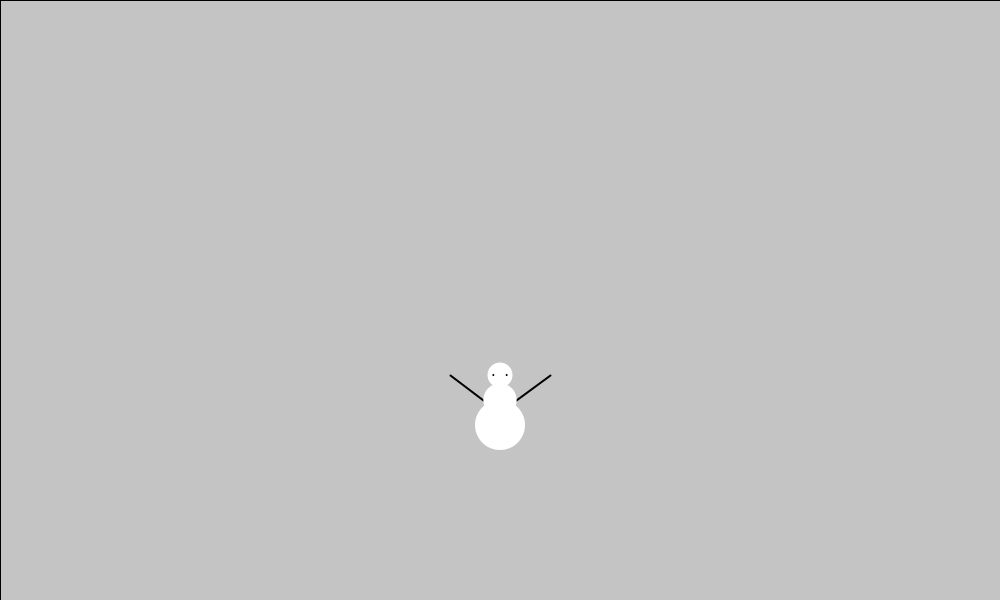
Frame 1 (no input)
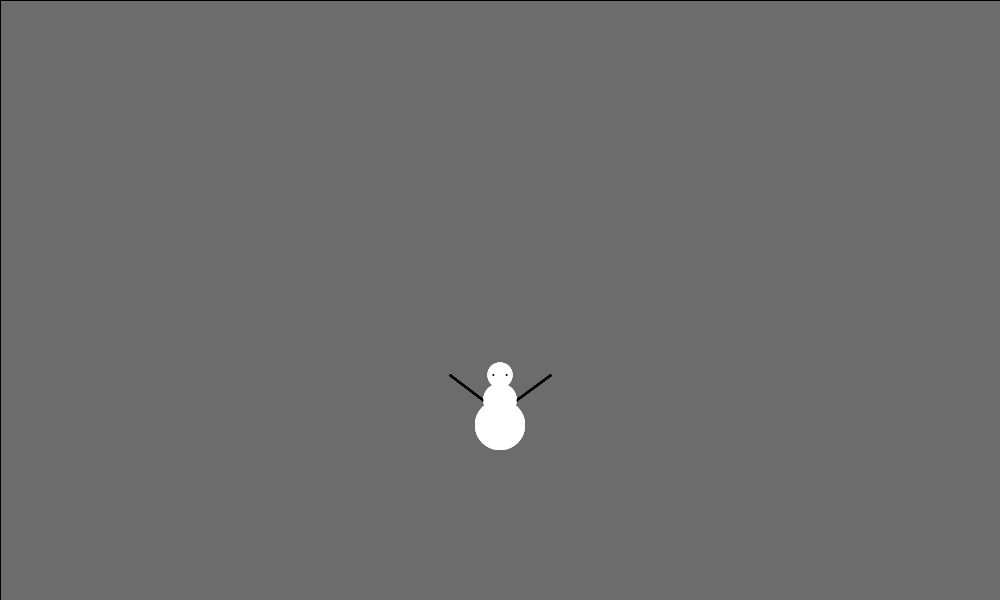
Frame 60 (the mouse pressed at the canvas centre just before this capture)
Frame 120 (the mouse held since frame 60 and released just before this capture): identical to frame 60, image omitted

The Processing sketch that drew these frames (run headless with seeded random() and noise(); from frame 60 on, the mouse is pressed at the canvas centre):

// Processing sketch: clase22a_muneco_procedural
// ── clase22a_muneco_procedural.pde

// Muñeco de nieve cual personaje con Programación Procedural o Estructurada

// Propiedades de nuestro personaje
float posX, posY, tam;

void setup(){
  size( 1000, 600 );

  // inicializar las propiedades
  posX = width / 2;
  posY = 400 ;
  tam = 100;
}


void draw(){
  //background( 100 );
  fill( 100, 20 );
  rect( 0, 0, width, height );
  
  // Accion: mover/actualizar
  //posX = mouseX;
  
  // Accion: dibujar
  snowman( posX, posY, tam );
  
}

void snowman(float x, float y, float t) {
  pushStyle();
  strokeWeight( t/50 );
  line(x-t/6, y, x-t/2, y-t/4);
  line(x+t/6, y, x+t/2, y-t/4);
  noStroke();
  fill(255);
  //cabeza
  circle(x, y-t/4, t/4);
  //cuerpo
  circle(x, y, t/3);
  //cuerpo2
  circle(x, y+t/4, t/2);
  //ojos
  fill(0);
  circle(x-t/15, y-t/4, t/50);
  circle(x+t/15, y-t/4, t/50);
  popStyle();
}

void keyPressed(){
  // Acción: mover con el teclado
  if( keyCode == LEFT )
    posX -= tam;
  if( keyCode == RIGHT )
    posX += tam;
}
